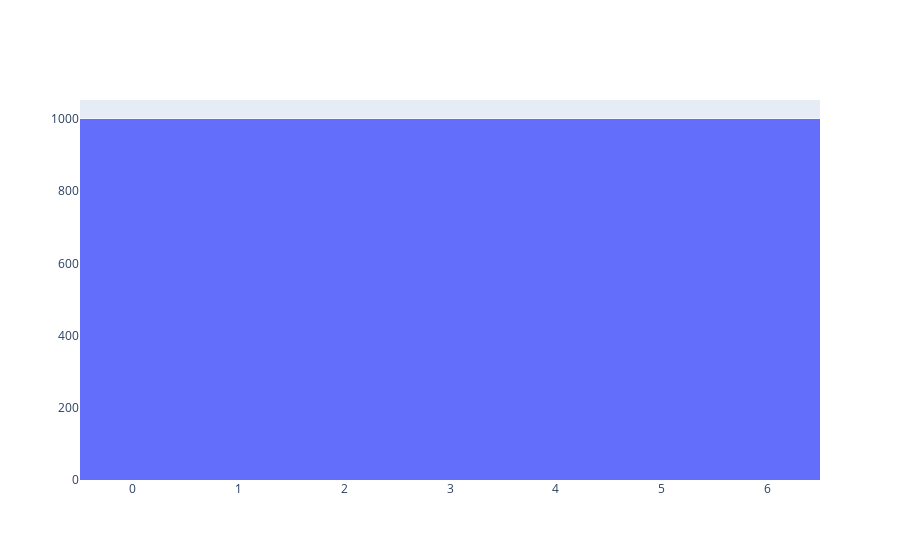

Notebook code cell kept with this figure:
### Code cell
labels = [label for _, label in augmented_data]

fig = go.Figure()
fig.add_trace(go.Histogram(x=labels, name='undersampled'))

### Figure 1 — Plotly figure (JSON) as saved in the notebook; plotly's stock layout.template omitted (floating-point values rounded to 4 significant figures; data arrays with more than 128 entries replaced by an {"elided": "..."} marker saying what was removed)
{"data": [{"name": "undersampled", "type": "histogram", "x": {"elided": "7000 int values"}}], "layout": {}}
